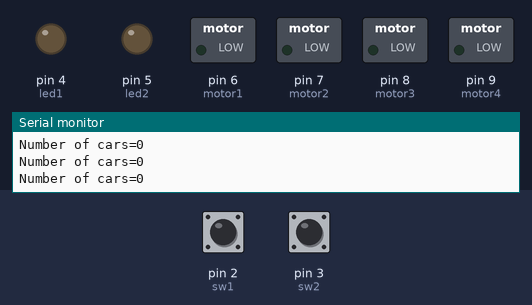
The sketch below on a simulated Arduino Uno, built with avr-gcc and run on an emulated ATmega328P. Shown: switched loads named in the sketch (green lamp = pin HIGH), output pins drawn as LEDs (lit = HIGH), the last lines printed to the serial monitor. The test bench sets the inputs (shaded band); at power-on: pin 2 (sw1) LOW, pin 3 (sw2) LOW.

Above: at 1.2 s.
1.3 s: pin 2 (sw1) pulled HIGH for 0.15 s
At 3.2 s:
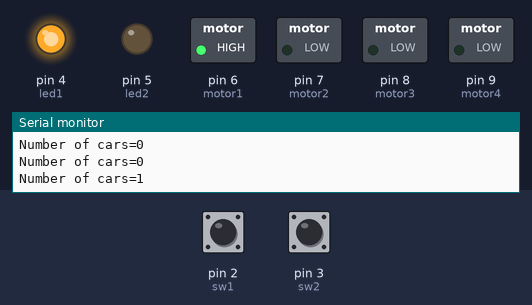
At 13.2 s:
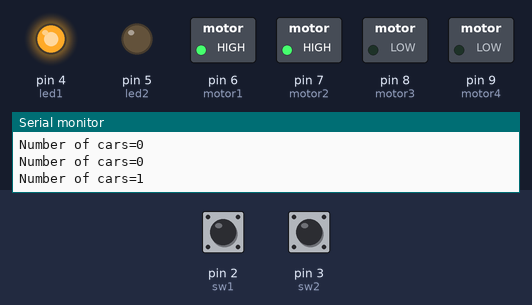
Timing chart, 0 to 18.8 s (numbered marks = the images above; inputs shaded):
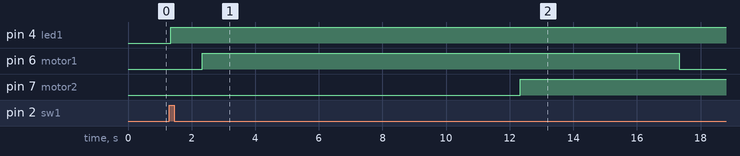

Measured:
- after the input at 1.3 s, pin 4 (led1): LOW → HIGH at once; pin 6 (motor1): LOW → HIGH after 1.0 s, → LOW 15.0 s later; pin 7 (motor2): LOW → HIGH after 11.0 s

The sketch:

smart_parking_system.ino
```cpp
int sw1=2;
int sw2=3;
int led1=4;
int led2=5;
int motor1=6;
int motor2=7;
int motor3=8;
int motor4=9;
int count;

void setup()
{
  pinMode(sw1,INPUT);
  pinMode(sw2,INPUT);
  pinMode(led1,OUTPUT);
  pinMode(led2,OUTPUT);
  pinMode(motor1,OUTPUT);
  pinMode(motor2,OUTPUT);
  pinMode(motor3,OUTPUT);
  pinMode(motor4,OUTPUT);
  Serial.begin(9600);
}

void loop()
{
  int x= digitalRead(sw1);
  int y=digitalRead(sw2);
  if(x==HIGH && y==LOW)
  {
      count++;
      Serial.print("Number of cars=");
      Serial.println(count);
      digitalWrite(led1,HIGH);
      delay(1000);
      digitalWrite(motor1,HIGH);
      delay(5000);
      digitalWrite(motor2,LOW);
      delay(5000);
      digitalWrite(motor2,HIGH);
      delay(5000);
      digitalWrite(motor1,LOW);
      delay(5000);
   }
   else if(x==LOW && y==HIGH)
   {
      count--;
      Serial.print("Number of cars=");
      Serial.println(count);
      digitalWrite(led2,HIGH);
      delay(1000);
      digitalWrite(motor3,HIGH);
      delay(5000);
      digitalWrite(motor4,LOW);
      delay(5000);
      digitalWrite(motor4,HIGH);
      delay(5000);
      digitalWrite(motor3,LOW);
      delay(5000);

   }
   else
   {
    digitalWrite(led1,LOW);
    digitalWrite(led2,LOW);
    digitalWrite(motor1,LOW);
    digitalWrite(motor2,LOW);
    digitalWrite(motor3,LOW);
    digitalWrite(motor4,LOW);
    Serial.print("Number of cars=");
    Serial.println(count);
   }

}
```
